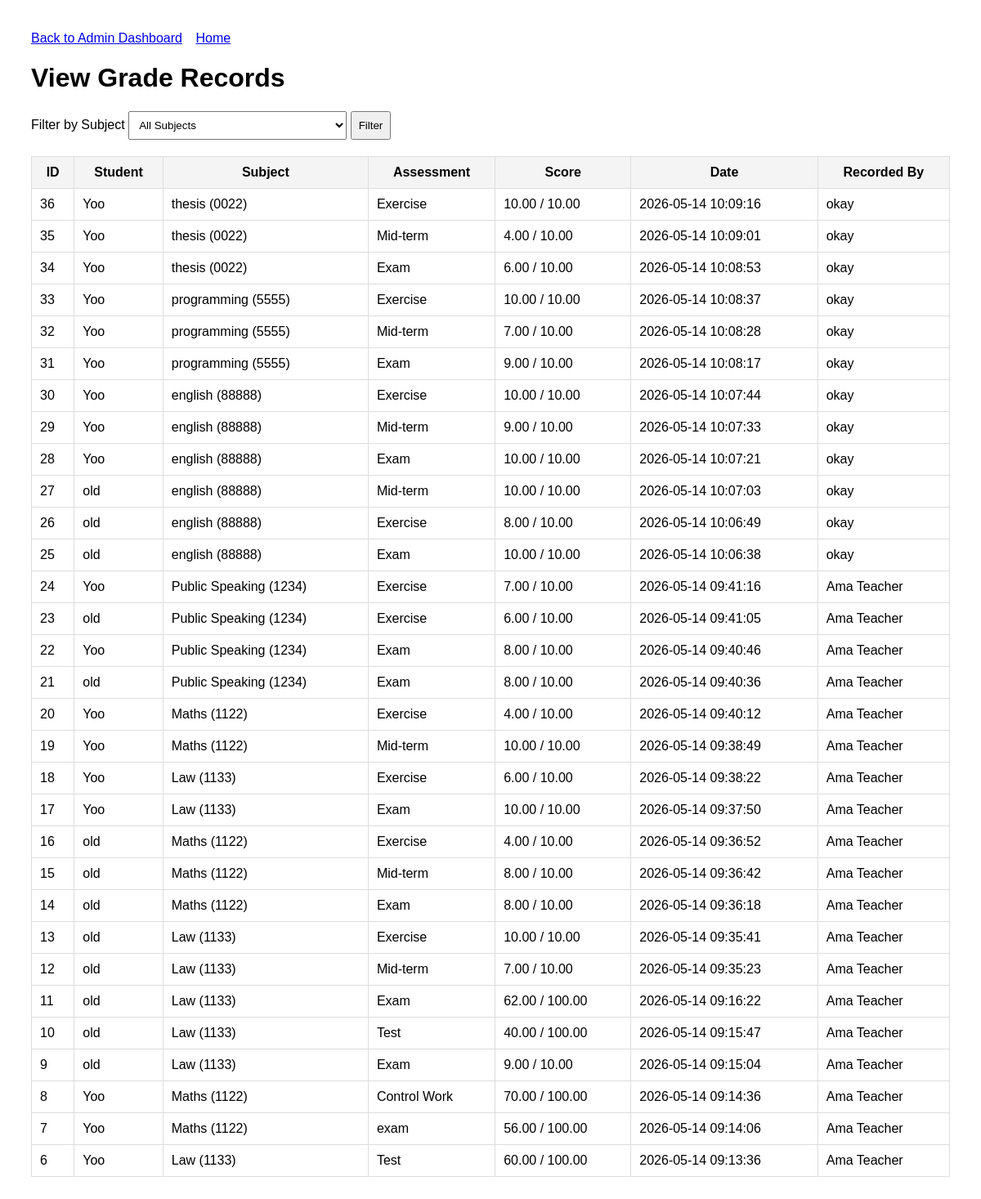
Page /view_grades_admin.php (signed in) on the committed database.
### tables this page shows
CREATE TABLE `grades` (
  `id` int(11) NOT NULL,
  `student_id` int(11) NOT NULL,
  `subject_id` int(11) NOT NULL,
  `assessment` varchar(50) NOT NULL,
  `score` decimal(5,2) NOT NULL,
  `max_score` decimal(5,2) NOT NULL DEFAULT 100.00,
  `graded_by` int(11) DEFAULT NULL,
  `graded_at` timestamp NOT NULL DEFAULT current_timestamp()
);

CREATE TABLE `users` (
  `id` int(11) NOT NULL COMMENT 'Unique ID for each user',
  `username` varchar(50) NOT NULL COMMENT 'User''s login name',
  `password` varchar(255) NOT NULL COMMENT 'User''s password',
  `name` varchar(100) DEFAULT NULL COMMENT 'User''s first name',
  `surname` varchar(100) DEFAULT NULL COMMENT 'User''s last name',
  `birth_year` year(4) DEFAULT NULL COMMENT 'User''s year of birth',
  `description` text DEFAULT NULL COMMENT 'A long text about the user',
  `photo` varchar(255) DEFAULT NULL COMMENT 'The file path of the user''s photo',
  `role` enum('student','teacher') NOT NULL DEFAULT 'student'
);

CREATE TABLE `subjects` (
  `id` int(11) NOT NULL,
  `subject_name` varchar(100) NOT NULL,
  `subject_code` varchar(20) DEFAULT NULL,
  `teacher_id` int(11) NOT NULL,
  `created_at` timestamp NOT NULL DEFAULT current_timestamp()
);

### view_grades_admin.php (the view, shortened to what this page needs)
<?php
require_once 'config.php';
$subject_id = (int)($_GET["subject_id"] ?? 0);
if ($subject_id > 0) {
    $stmt = $conn->prepare(
        "SELECT g.id, g.assessment, g.score, g.max_score, g.graded_at,
                st.username AS student_username,
                s.subject_name, s.subject_code,
                u.username AS graded_by_username
         FROM grades g
         JOIN users st ON st.id = g.student_id
         JOIN subjects s ON s.id = g.subject_id
         LEFT JOIN users u ON u.id = g.graded_by
         WHERE g.subject_id = ?
         ORDER BY g.graded_at DESC, st.username ASC"
    );
    $stmt->bind_param("i", $subject_id);
} else {
    $stmt = $conn->prepare(
        "SELECT g.id, g.assessment, g.score, g.max_score, g.graded_at,
                st.username AS student_username,
                s.subject_name, s.subject_code,
                u.username AS graded_by_username
         FROM grades g
         JOIN users st ON st.id = g.student_id
         JOIN subjects s ON s.id = g.subject_id
         LEFT JOIN users u ON u.id = g.graded_by
         ORDER BY g.graded_at DESC, st.username ASC"
    );
}
$stmt->execute();
$grades = $stmt->get_result();
?>
<!DOCTYPE html>
<html lang="en">
<head>
</head>
<body>
    <div class="top">
        <a href="admin_dashboard.php">Back to Admin Dashboard</a>
        <a href="index.php">Home</a>
    </div>
    <h1>View Grade Records</h1>
    <form method="get">
        <label>Filter by Subject</label>
        <select name="subject_id">
            <option value="0">All Subjects</option>
        </select>
        <button type="submit">Filter</button>
    </form>
    <table>
        <tr>
            <th>ID</th>
            <th>Student</th>
            <th>Subject</th>
            <th>Assessment</th>
            <th>Score</th>
            <th>Date</th>
            <th>Recorded By</th>
        </tr>
        <?php while ($row = $grades->fetch_assoc()): ?>
        <tr>
            <td><?php echo (int)$row['id']; ?></td>
            <td><?php echo htmlspecialchars($row['student_username']); ?></td>
            <td>
                <?php
                echo htmlspecialchars(
                    $row['subject_name'] .
                    (!empty($row['subject_code']) ? " ({$row['subject_code']})" : "")
                );
                ?>
            </td>
            <td><?php echo htmlspecialchars($row['assessment']); ?></td>
            <td><?php echo htmlspecialchars($row['score'] . " / " . $row['max_score']); ?></td>
            <td><?php echo htmlspecialchars($row['graded_at']); ?></td>
            <td><?php echo htmlspecialchars($row['graded_by_username'] ?? 'Admin'); ?></td>
        </tr>
        <?php endwhile; ?>
    </table>
</body>
</html>

### view_grades_admin.php (style rules this page uses)
body { font-family: Arial, sans-serif; padding: 30px; }
table { width: 100%; border-collapse: collapse; margin-top: 20px; }
th, td { border: 1px solid #ddd; padding: 10px; }
th { background: #f4f4f4; }
select, button { padding: 8px; }
.top a { margin-right: 12px; }

### rows in the picture
grades: id "36", student.username "Yoo", subject.subject_code "thesis (0022)", assessment "Exercise", score+max_score "10.00 / 10.00", graded_at "2026-05-14 10:09:16", graded_by.username "okay"
grades: id "35", student.username "Yoo", subject.subject_code "thesis (0022)", assessment "Mid-term", score+max_score "4.00 / 10.00", graded_at "2026-05-14 10:09:01", graded_by.username "okay"
grades: id "34", student.username "Yoo", subject.subject_code "thesis (0022)", assessment "Exam", score+max_score "6.00 / 10.00", graded_at "2026-05-14 10:08:53", graded_by.username "okay"
grades: id "33", student.username "Yoo", subject.subject_code "programming (5555)", assessment "Exercise", score+max_score "10.00 / 10.00", graded_at "2026-05-14 10:08:37", graded_by.username "okay"
grades: id "32", student.username "Yoo", subject.subject_code "programming (5555)", assessment "Mid-term", score+max_score "7.00 / 10.00", graded_at "2026-05-14 10:08:28", graded_by.username "okay"
grades: id "31", student.username "Yoo", subject.subject_code "programming (5555)", assessment "Exam", score+max_score "9.00 / 10.00", graded_at "2026-05-14 10:08:17", graded_by.username "okay"
grades: id "30", student.username "Yoo", subject.subject_code "english (88888)", assessment "Exercise", score+max_score "10.00 / 10.00", graded_at "2026-05-14 10:07:44", graded_by.username "okay"
grades: id "29", student.username "Yoo", subject.subject_code "english (88888)", assessment "Mid-term", score+max_score "9.00 / 10.00", graded_at "2026-05-14 10:07:33", graded_by.username "okay"
grades: id "28", student.username "Yoo", subject.subject_code "english (88888)", assessment "Exam", score+max_score "10.00 / 10.00", graded_at "2026-05-14 10:07:21", graded_by.username "okay"
grades: id "27", student.username "old", subject.subject_code "english (88888)", assessment "Mid-term", score+max_score "10.00 / 10.00", graded_at "2026-05-14 10:07:03", graded_by.username "okay"
grades: id "26", student.username "old", subject.subject_code "english (88888)", assessment "Exercise", score+max_score "8.00 / 10.00", graded_at "2026-05-14 10:06:49", graded_by.username "okay"
grades: id "25", student.username "old", subject.subject_code "english (88888)", assessment "Exam", score+max_score "10.00 / 10.00", graded_at "2026-05-14 10:06:38", graded_by.username "okay"
grades: id "24", student.username "Yoo", subject.subject_code "Public Speaking (1234)", assessment "Exercise", score+max_score "7.00 / 10.00", graded_at "2026-05-14 09:41:16", graded_by.username "Ama Teacher"
grades: id "23", student.username "old", subject.subject_code "Public Speaking (1234)", assessment "Exercise", score+max_score "6.00 / 10.00", graded_at "2026-05-14 09:41:05", graded_by.username "Ama Teacher"
grades: id "22", student.username "Yoo", subject.subject_code "Public Speaking (1234)", assessment "Exam", score+max_score "8.00 / 10.00", graded_at "2026-05-14 09:40:46", graded_by.username "Ama Teacher"
grades: id "21", student.username "old", subject.subject_code "Public Speaking (1234)", assessment "Exam", score+max_score "8.00 / 10.00", graded_at "2026-05-14 09:40:36", graded_by.username "Ama Teacher"
grades: id "20", student.username "Yoo", subject.subject_code "Maths (1122)", assessment "Exercise", score+max_score "4.00 / 10.00", graded_at "2026-05-14 09:40:12", graded_by.username "Ama Teacher"
grades: id "19", student.username "Yoo", subject.subject_code "Maths (1122)", assessment "Mid-term", score+max_score "10.00 / 10.00", graded_at "2026-05-14 09:38:49", graded_by.username "Ama Teacher"
grades: id "18", student.username "Yoo", subject.subject_code "Law (1133)", assessment "Exercise", score+max_score "6.00 / 10.00", graded_at "2026-05-14 09:38:22", graded_by.username "Ama Teacher"
grades: id "17", student.username "Yoo", subject.subject_code "Law (1133)", assessment "Exam", score+max_score "10.00 / 10.00", graded_at "2026-05-14 09:37:50", graded_by.username "Ama Teacher"
grades: id "16", student.username "old", subject.subject_code "Maths (1122)", assessment "Exercise", score+max_score "4.00 / 10.00", graded_at "2026-05-14 09:36:52", graded_by.username "Ama Teacher"
grades: id "15", student.username "old", subject.subject_code "Maths (1122)", assessment "Mid-term", score+max_score "8.00 / 10.00", graded_at "2026-05-14 09:36:42", graded_by.username "Ama Teacher"
grades: id "14", student.username "old", subject.subject_code "Maths (1122)", assessment "Exam", score+max_score "8.00 / 10.00", graded_at "2026-05-14 09:36:18", graded_by.username "Ama Teacher"
grades: id "13", student.username "old", subject.subject_code "Law (1133)", assessment "Exercise", score+max_score "10.00 / 10.00", graded_at "2026-05-14 09:35:41", graded_by.username "Ama Teacher"
grades: id "12", student.username "old", subject.subject_code "Law (1133)", assessment "Mid-term", score+max_score "7.00 / 10.00", graded_at "2026-05-14 09:35:23", graded_by.username "Ama Teacher"
grades: id "11", student.username "old", subject.subject_code "Law (1133)", assessment "Exam", score+max_score "62.00 / 100.00", graded_at "2026-05-14 09:16:22", graded_by.username "Ama Teacher"
grades: id "10", student.username "old", subject.subject_code "Law (1133)", assessment "Test", score+max_score "40.00 / 100.00", graded_at "2026-05-14 09:15:47", graded_by.username "Ama Teacher"
grades: id "9", student.username "old", subject.subject_code "Law (1133)", assessment "Exam", score+max_score "9.00 / 10.00", graded_at "2026-05-14 09:15:04", graded_by.username "Ama Teacher"
grades: id "8", student.username "Yoo", subject.subject_code "Maths (1122)", assessment "Control Work", score+max_score "70.00 / 100.00", graded_at "2026-05-14 09:14:36", graded_by.username "Ama Teacher"
grades: id "7", student.username "Yoo", subject.subject_code "Maths (1122)", assessment "exam", score+max_score "56.00 / 100.00", graded_at "2026-05-14 09:14:06", graded_by.username "Ama Teacher"
grades: id "6", student.username "Yoo", subject.subject_code "Law (1133)", assessment "Test", score+max_score "60.00 / 100.00", graded_at "2026-05-14 09:13:36", graded_by.username "Ama Teacher"
